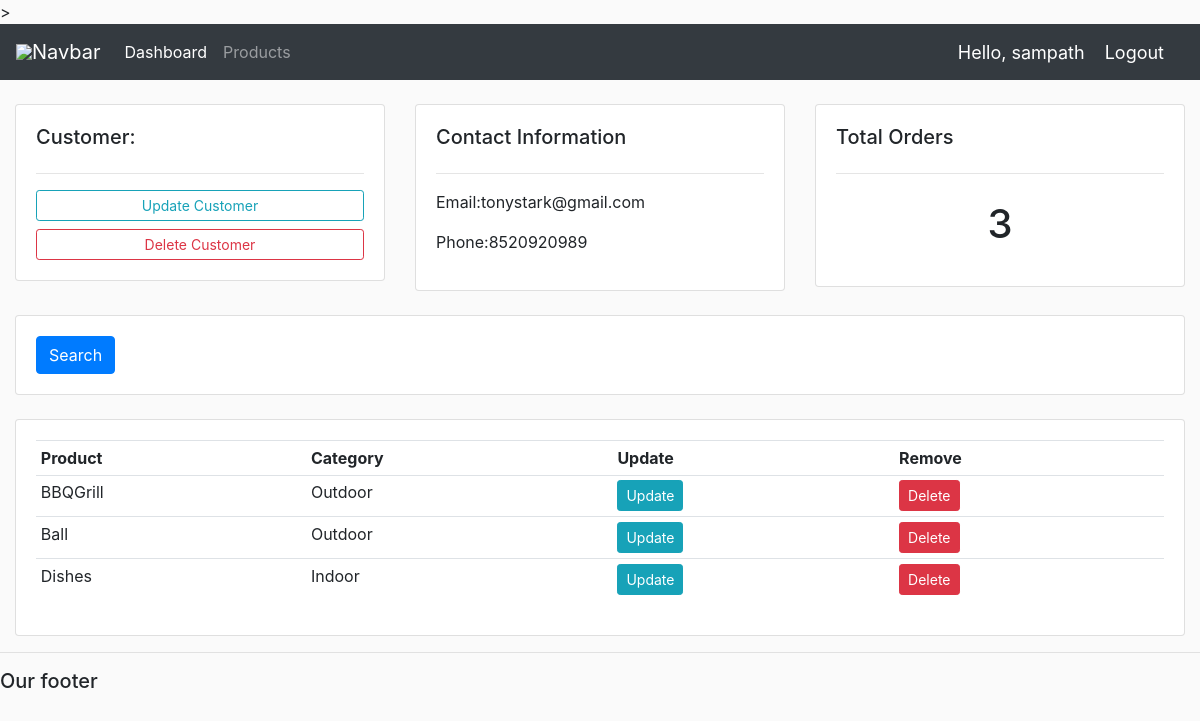
The page /customer/2/ (signed in) on the database its author committed.
### accounts/models.py (models this page shows, shortened)
class Customer(models.Model):
    user=models.OneToOneField(User, null=True,on_delete=models.CASCADE)
    name=models.CharField(max_length=200,null=True)
    phone=models.CharField(max_length=200,null=True)
    email=models.CharField(max_length=200,null=True)
    profile_pic=models.ImageField(null=True, blank=True)
    date_created=models.DateTimeField(auto_now_add=True)

class Order(models.Model):
    STATUS=(
        ('Pending','Pending'),
        ('Out for delvery','Out for delvery'),
        ('Delivered','Delivered'),
    )
    customer=models.ForeignKey(Customer,null=True,on_delete=models.SET_NULL)
    product=models.ForeignKey(Product,null=True,on_delete=models.SET_NULL)
    date_created=models.DateTimeField(auto_now_add=True,null=True)
    status=models.CharField(max_length=200,null=True,choices=STATUS)

class Product(models.Model):
    CATEGORY=(
        ('Indoor','Indoor'),
        ('Outdoor','Outdoor'),
    )
    name=models.CharField(max_length=200,null=True)
    price=models.FloatField(null=True)
    category=models.CharField(max_length=200,null=True,choices=CATEGORY)
    description=models.CharField(max_length=200,null=True,blank=True)
    tags=models.ManyToManyField(Tag)
    def __str__(self):
        return self.name

### accounts/decorators.py (the view)
		def wrapper_func(request, *args, **kwargs):
			group = None
			if request.user.groups.exists():
				group = request.user.groups.all()[0].name
			if group in allowed_roles:
				return view_func(request, *args, **kwargs)
			else:
				return HttpResponse('You are not authorized to view this page')

### accounts/views.py (called while the page is built)
@login_required(login_url='login')
@allowed_users(allowed_roles=['admin'])
def customer(request, pk_test):
    customer = Customer.objects.get(id=pk_test)
    orders=customer.order_set.all()
    order_count=orders.count()
    context={'customer':customer,'orders':orders,'order_count':order_count,}
    return render(request,'accounts/customer.html',context)

### accounts/templates/accounts/customer.html
{%  extends 'accounts/main.html' %}
{% block content %}
	<br>
<div class="row">
	<div class="col-md">
		<div class="card card-body">
			<h5>Customer:</h5>
			<hr>
			<a class="btn btn-outline-info  btn-sm btn-block" href="">Update Customer</a>
			<a class="btn btn-outline-danger  btn-sm btn-block" href="">Delete Customer</a>
		</div>
	</div>
	<div class="col-md">
		<div class="card card-body">
			<h5>Contact Information</h5>
			<hr>
			<p>Email:{{customer.email}} </p>
			<p>Phone:{{customer.phone}} </p>
		</div>
	</div>
	<div class="col-md">
		<div class="card card-body">
			<h5>Total Orders</h5>
			<hr>
			<h1 style="text-align: center;padding: 10px">{{order_count}}</h1>
		</div>
	</div>
</div>
<br>
<div class="row">
	<div class="col">
		<div class="card card-body">
			<form method="get">
		    <button class="btn btn-primary" type="submit">Search</button>
		  </form>
		</div>
	</div>
</div>
<br>
<div class="row">
	<div class="col-md">
		<div class="card card-body">
			<table class="table table-sm">
				<tr>
					<th>Product</th>
					<th>Category</th>
					<th>Update</th>
					<th>Remove</th>
				</tr>
				{% for order in orders %}
				<tr>
					<td>{{order.product}}</td>
					<td>{{order.product.category}}</td>
					<td><a class="btn btn-sm btn-info" href="{% url 'update_order' order.id %}">Update</a></td>
					<td><a class="btn btn-sm btn-danger" href="{% url 'delete_order' order.id %}">Delete</a></td>
				</tr>
				{% endfor %}
			</table>
		</div>
	</div>
</div>
{% endblock %}

### accounts/templates/accounts/navbar.html (shortened to what this page needs)
{% load static %}
<nav class="navbar navbar-expand-lg navbar-dark bg-dark">
  <img src="{% static 'images/logo.png' %}">
  <a class="navbar-brand" href="#">Navbar</a>
    <div class="collapse navbar-collapse" id="navbarNav">
      <ul class="navbar-nav">
        {% if request.user.is_staff %}
        <li class="nav-item active">
          <a class="nav-link" href="{% url 'home' %}">Dashboard</a>
        </li>
        <li class="nav-item">
          <a class="nav-link" href="{% url 'products' %}">Products</a>
        </li>
        {% endif %}
      </ul>
    </div>
    <span class="hello-msg">Hello, {{request.user}}</span>
    <span><a class="hello-msg" href="{% url 'logout' %}">Logout</a></span>
  </nav>

### static/css/main.css (style rules this page uses)
body { background-color: #fafafa; }

### accounts/templates/accounts/navbar.html (style rules this page uses)
.hello-msg { font-size: 18px ; color: #fff; margin-right: 20px; }

### rows shown on the page
Customer: email "tonystark@gmail.com", phone "8520920989"
Order: product "BBQGrill", product.category "Outdoor"
Order: product "Ball", product.category "Outdoor"
Order: product "Dishes", product.category "Indoor"

### other values the page prints
{{ request.user }} "sampath"
{{ order_count }} "3"
